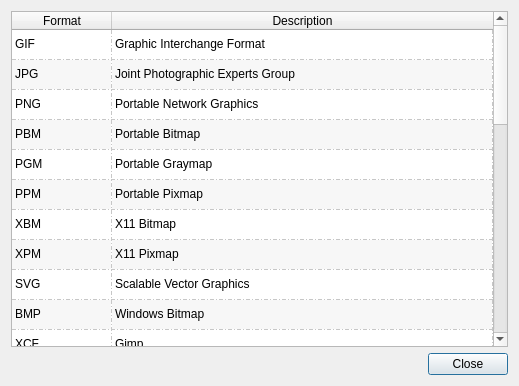
<?xml version="1.0" encoding="UTF-8"?>
<ui version="4.0">
 <author>Michal Duda</author>
 <class>AboutSupportedFormatsDialog</class>
 <widget class="QDialog" name="AboutSupportedFormatsDialog">
  <property name="windowModality">
   <enum>Qt::ApplicationModal</enum>
  </property>
  <property name="geometry">
   <rect>
    <x>0</x>
    <y>0</y>
    <width>519</width>
    <height>386</height>
   </rect>
  </property>
  <property name="windowTitle">
   <string>Supported Formats</string>
  </property>
  <property name="windowIcon">
   <iconset resource="../../resource/vookiimageviewer.qrc">
    <normaloff>:/images/appicon</normaloff>:/images/appicon</iconset>
  </property>
  <layout class="QVBoxLayout" name="verticalLayout">
   <item>
    <widget class="QTableWidget" name="tableWidget">
     <property name="sizePolicy">
      <sizepolicy hsizetype="Expanding" vsizetype="Expanding">
       <horstretch>2</horstretch>
       <verstretch>3</verstretch>
      </sizepolicy>
     </property>
     <property name="sizeAdjustPolicy">
      <enum>QAbstractScrollArea::AdjustToContents</enum>
     </property>
     <property name="editTriggers">
      <set>QAbstractItemView::NoEditTriggers</set>
     </property>
     <property name="showDropIndicator" stdset="0">
      <bool>false</bool>
     </property>
     <property name="dragDropOverwriteMode">
      <bool>false</bool>
     </property>
     <property name="alternatingRowColors">
      <bool>true</bool>
     </property>
     <property name="selectionMode">
      <enum>QAbstractItemView::NoSelection</enum>
     </property>
     <property name="gridStyle">
      <enum>Qt::DashDotLine</enum>
     </property>
     <property name="rowCount">
      <number>31</number>
     </property>
     <attribute name="horizontalHeaderStretchLastSection">
      <bool>true</bool>
     </attribute>
     <attribute name="verticalHeaderVisible">
      <bool>false</bool>
     </attribute>
     <row>
      <property name="text">
       <string/>
      </property>
     </row>
     <row>
      <property name="text">
       <string/>
      </property>
     </row>
     <row>
      <property name="text">
       <string/>
      </property>
     </row>
     <row>
      <property name="text">
       <string/>
      </property>
     </row>
     <row>
      <property name="text">
       <string/>
      </property>
     </row>
     <row>
      <property name="text">
       <string/>
      </property>
     </row>
     <row>
      <property name="text">
       <string/>
      </property>
     </row>
     <row>
      <property name="text">
       <string/>
      </property>
     </row>
     <row>
      <property name="text">
       <string/>
      </property>
     </row>
     <row>
      <property name="text">
       <string/>
      </property>
     </row>
     <row>
      <property name="text">
       <string/>
      </property>
     </row>
     <row>
      <property name="text">
       <string/>
      </property>
     </row>
     <row>
      <property name="text">
       <string/>
      </property>
     </row>
     <row>
      <property name="text">
       <string/>
      </property>
     </row>
     <row>
      <property name="text">
       <string/>
      </property>
     </row>
     <row>
      <property name="text">
       <string/>
      </property>
     </row>
     <row>
      <property name="text">
       <string/>
      </property>
     </row>
     <row>
      <property name="text">
       <string/>
      </property>
     </row>
     <row>
      <property name="text">
       <string/>
      </property>
     </row>
     <row>
      <property name="text">
       <string/>
      </property>
     </row>
     <row>
      <property name="text">
       <string/>
      </property>
     </row>
     <row>
      <property name="text">
       <string/>
      </property>
     </row>
     <row>
      <property name="text">
       <string/>
      </property>
     </row>
     <row>
      <property name="text">
       <string/>
      </property>
     </row>
     <row>
      <property name="text">
       <string/>
      </property>
     </row>
     <row>
      <property name="text">
       <string/>
      </property>
     </row>
     <row>
      <property name="text">
       <string/>
      </property>
     </row>
     <row>
      <property name="text">
       <string/>
      </property>
     </row>
     <row>
      <property name="text">
       <string/>
      </property>
     </row>
     <row>
      <property name="text">
       <string/>
      </property>
     </row>
     <row/>
     <column>
      <property name="text">
       <string>Format</string>
      </property>
     </column>
     <column>
      <property name="text">
       <string>Description</string>
      </property>
     </column>
     <item row="0" column="0">
      <property name="text">
       <string>GIF</string>
      </property>
     </item>
     <item row="0" column="1">
      <property name="text">
       <string>Graphic Interchange Format</string>
      </property>
      <property name="flags">
       <set>ItemIsEnabled</set>
      </property>
     </item>
     <item row="1" column="0">
      <property name="text">
       <string>JPG</string>
      </property>
     </item>
     <item row="1" column="1">
      <property name="text">
       <string>Joint Photographic Experts Group</string>
      </property>
      <property name="flags">
       <set>ItemIsEnabled</set>
      </property>
     </item>
     <item row="2" column="0">
      <property name="text">
       <string>PNG</string>
      </property>
     </item>
     <item row="2" column="1">
      <property name="text">
       <string>Portable Network Graphics</string>
      </property>
      <property name="flags">
       <set>ItemIsEnabled</set>
      </property>
     </item>
     <item row="3" column="0">
      <property name="text">
       <string>PBM</string>
      </property>
     </item>
     <item row="3" column="1">
      <property name="text">
       <string>Portable Bitmap</string>
      </property>
      <property name="flags">
       <set>ItemIsEnabled</set>
      </property>
     </item>
     <item row="4" column="0">
      <property name="text">
       <string>PGM</string>
      </property>
     </item>
     <item row="4" column="1">
      <property name="text">
       <string>Portable Graymap</string>
      </property>
      <property name="flags">
       <set>ItemIsEnabled</set>
      </property>
     </item>
     <item row="5" column="0">
      <property name="text">
       <string>PPM</string>
      </property>
     </item>
     <item row="5" column="1">
      <property name="text">
       <string>Portable Pixmap</string>
      </property>
      <property name="flags">
       <set>ItemIsEnabled</set>
      </property>
     </item>
     <item row="6" column="0">
      <property name="text">
       <string>XBM</string>
      </property>
     </item>
     <item row="6" column="1">
      <property name="text">
       <string>X11 Bitmap</string>
      </property>
      <property name="flags">
       <set>ItemIsEnabled</set>
      </property>
     </item>
     <item row="7" column="0">
      <property name="text">
       <string>XPM</string>
      </property>
     </item>
     <item row="7" column="1">
      <property name="text">
       <string>X11 Pixmap</string>
      </property>
      <property name="flags">
       <set>ItemIsEnabled</set>
      </property>
     </item>
     <item row="8" column="0">
      <property name="text">
       <string>SVG</string>
      </property>
     </item>
     <item row="8" column="1">
      <property name="text">
       <string>Scalable Vector Graphics</string>
      </property>
      <property name="flags">
       <set>ItemIsEnabled</set>
      </property>
     </item>
     <item row="9" column="0">
      <property name="text">
       <string>BMP</string>
      </property>
     </item>
     <item row="9" column="1">
      <property name="text">
       <string>Windows Bitmap</string>
      </property>
      <property name="flags">
       <set>ItemIsEnabled</set>
      </property>
     </item>
     <item row="10" column="0">
      <property name="text">
       <string>XCF</string>
      </property>
     </item>
     <item row="10" column="1">
      <property name="text">
       <string>Gimp</string>
      </property>
     </item>
     <item row="11" column="0">
      <property name="text">
       <string>PSD</string>
      </property>
     </item>
     <item row="11" column="1">
      <property name="text">
       <string>Photoshop Documents</string>
      </property>
     </item>
     <item row="12" column="0">
      <property name="text">
       <string>RAS</string>
      </property>
     </item>
     <item row="12" column="1">
      <property name="text">
       <string>Sun Raster</string>
      </property>
     </item>
     <item row="13" column="0">
      <property name="text">
       <string>PCX</string>
      </property>
     </item>
     <item row="13" column="1">
      <property name="text">
       <string>Personal Computer Exchange</string>
      </property>
     </item>
     <item row="14" column="0">
      <property name="text">
       <string>RGB, RGBA, SGI, BW</string>
      </property>
     </item>
     <item row="14" column="1">
      <property name="text">
       <string>SGI Images</string>
      </property>
     </item>
     <item row="15" column="0">
      <property name="text">
       <string>PIC</string>
      </property>
     </item>
     <item row="15" column="1">
      <property name="text">
       <string>Softimage</string>
      </property>
     </item>
     <item row="16" column="0">
      <property name="text">
       <string>TGA</string>
      </property>
     </item>
     <item row="16" column="1">
      <property name="text">
       <string>Targa</string>
      </property>
     </item>
     <item row="17" column="0">
      <property name="text">
       <string>ARW</string>
      </property>
     </item>
     <item row="17" column="1">
      <property name="text">
       <string>Sony Alpha Raw [Inner thumbnail only]</string>
      </property>
     </item>
     <item row="18" column="0">
      <property name="text">
       <string>CR2</string>
      </property>
     </item>
     <item row="18" column="1">
      <property name="text">
       <string>Canon Raw Version 2 [Inner thumbnail only]</string>
      </property>
     </item>
     <item row="19" column="0">
      <property name="text">
       <string>DNG</string>
      </property>
     </item>
     <item row="19" column="1">
      <property name="text">
       <string>Digital Negative [Inner thumbnail only]</string>
      </property>
     </item>
     <item row="20" column="0">
      <property name="text">
       <string>ERF</string>
      </property>
     </item>
     <item row="20" column="1">
      <property name="text">
       <string>Epson RAW File [Inner thumbnail only]</string>
      </property>
     </item>
     <item row="21" column="0">
      <property name="text">
       <string>MOS</string>
      </property>
     </item>
     <item row="21" column="1">
      <property name="text">
       <string>Leaf Raw Image File [Inner thumbnail only]</string>
      </property>
     </item>
     <item row="22" column="0">
      <property name="text">
       <string>MRW</string>
      </property>
     </item>
     <item row="22" column="1">
      <property name="text">
       <string>Konica Minolta RAW [Inner thumbnail only]</string>
      </property>
     </item>
     <item row="23" column="0">
      <property name="text">
       <string>NEF</string>
      </property>
     </item>
     <item row="23" column="1">
      <property name="text">
       <string>Nikon Raw Image File [Inner thumbnail only]</string>
      </property>
     </item>
     <item row="24" column="0">
      <property name="text">
       <string>ORF</string>
      </property>
     </item>
     <item row="24" column="1">
      <property name="text">
       <string>Olympus Raw Image File [Inner thumbnail only]</string>
      </property>
     </item>
     <item row="25" column="0">
      <property name="text">
       <string>PEF</string>
      </property>
     </item>
     <item row="25" column="1">
      <property name="text">
       <string>Pentax Raw Image File [Inner thumbnail only]</string>
      </property>
     </item>
     <item row="26" column="0">
      <property name="text">
       <string>RAF</string>
      </property>
     </item>
     <item row="26" column="1">
      <property name="text">
       <string>Fuji Raw Image File [Inner thumbnail only]</string>
      </property>
     </item>
     <item row="27" column="0">
      <property name="text">
       <string>RW2</string>
      </property>
     </item>
     <item row="27" column="1">
      <property name="text">
       <string>Panasonic RAW Image File [Inner thumbnail only]</string>
      </property>
     </item>
     <item row="28" column="0">
      <property name="text">
       <string>SRW</string>
      </property>
     </item>
     <item row="28" column="1">
      <property name="text">
       <string>Samsung RAW Image File [Inner thumbnail only]</string>
      </property>
     </item>
     <item row="29" column="0">
      <property name="text">
       <string>X3F</string>
      </property>
     </item>
     <item row="29" column="1">
      <property name="text">
       <string>SIGMA X3F Camera RAW File [Inner thumbnail only]</string>
      </property>
     </item>
     <item row="30" column="0">
      <property name="text">
       <string>TIFF</string>
      </property>
     </item>
     <item row="30" column="1">
      <property name="text">
       <string>Tagged Image File Format</string>
      </property>
     </item>
    </widget>
   </item>
   <item>
    <widget class="QDialogButtonBox" name="buttonBox">
     <property name="orientation">
      <enum>Qt::Horizontal</enum>
     </property>
     <property name="standardButtons">
      <set>QDialogButtonBox::Close</set>
     </property>
    </widget>
   </item>
  </layout>
 </widget>
 <resources>
  <include location="../../resource/vookiimageviewer.qrc"/>
 </resources>
 <connections>
  <connection>
   <sender>buttonBox</sender>
   <signal>accepted()</signal>
   <receiver>AboutSupportedFormatsDialog</receiver>
   <slot>accept()</slot>
   <hints>
    <hint type="sourcelabel">
     <x>248</x>
     <y>254</y>
    </hint>
    <hint type="destinationlabel">
     <x>157</x>
     <y>274</y>
    </hint>
   </hints>
  </connection>
  <connection>
   <sender>buttonBox</sender>
   <signal>rejected()</signal>
   <receiver>AboutSupportedFormatsDialog</receiver>
   <slot>reject()</slot>
   <hints>
    <hint type="sourcelabel">
     <x>316</x>
     <y>260</y>
    </hint>
    <hint type="destinationlabel">
     <x>286</x>
     <y>274</y>
    </hint>
   </hints>
  </connection>
 </connections>
</ui>
